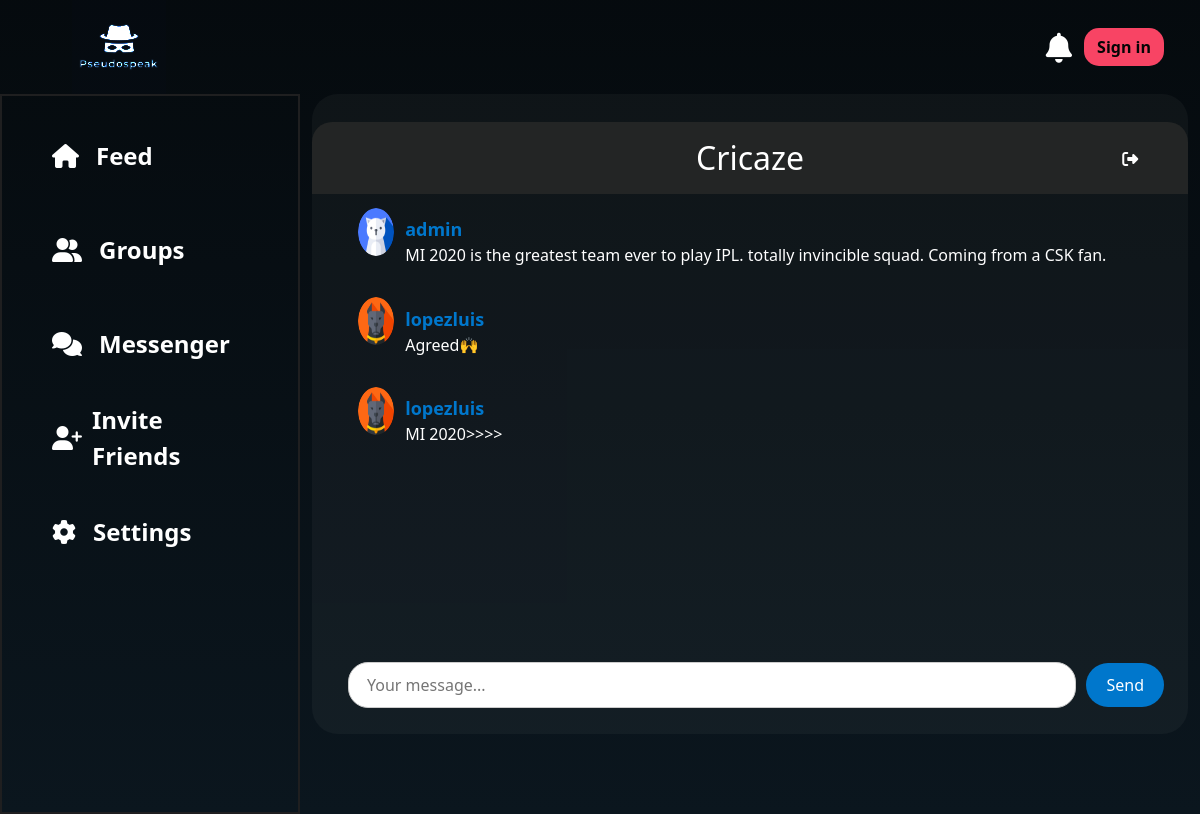
Screenshot of /room/categories/cricaze with the database file from the repository.
### room/models.py (models this page shows, shortened)
class Room(models.Model):
    users=models.ManyToManyField(User,related_name='joined_user')
    owner = models.ForeignKey(User, null=True, on_delete=models.CASCADE)
    description=models.TextField(default=None,blank=True,null=True)
    name=models.CharField(unique=True,max_length=255)
    slug=models.SlugField(unique=True)
    room_img=models.ImageField(null=True)
    category=models.ForeignKey(Category,null=True,on_delete=models.CASCADE)

class Message(models.Model):
    room = models.ForeignKey(Room, related_name='messages', on_delete=models.CASCADE)
    user=models.ForeignKey(User,null=True,on_delete=models.CASCADE)
    content=models.TextField()
    image=models.ImageField(null=True,blank=True,upload_to="images/")
    likes=models.IntegerField(null=True,default=0)
    view_count=models.IntegerField(null=True,default=0)
    date_added = models.DateTimeField(auto_now_add=True,null=True)
    parent_message = models.ForeignKey('self', null=True, blank=True, on_delete=models.CASCADE, related_name='replies')
    def decrypt_message(self):  # Replace with your actual secret key
        try:
            f=Fernet(settings.ENCRYPT_KEY)
            message_decrypted=f.decrypt(self.content)
            message_decoded=message_decrypted.decode('utf-8')
            return message_decoded
        except Exception as e:
            print(f"InvalidToken exception: {e.__cause__}")
            return "Invalid decryption token"
    class Meta:
        ordering = ('date_added',)

### main/models.py (models this page shows, shortened)
class Profile(models.Model):
    user=models.OneToOneField(User,null=True,on_delete=models.CASCADE)
    blocked_user=models.ManyToManyField(User,related_name="block_users",blank=True)
    profile_img=models.ImageField(null=True,blank=True,upload_to='images/')
    bio=models.CharField(null=True,max_length=51)
    follow=models.ManyToManyField(User,related_name='follow',blank=True)
    following=models.ManyToManyField(User,related_name='following',blank=True)

### room/views.py (the view, shortened to what this page needs)
# urls.py: path("room/",include("room.urls")),
def room(request, slug):
    room=Room.objects.get(slug=slug)
    room=Room.objects.get(slug=slug)
    messages=Message.objects.filter(room=room)
    return render(request, 'room/room.html', {'room': room, 'messages': messages})

### room/templates/room/room.html (shortened to what this page needs)
{% load static %}
<!DOCTYPE html>
<html lang="en">
  <head>
    <link
      href="https://cdn.jsdelivr.net/npm/bootstrap@5.3.1/dist/css/bootstrap.min.css"
      rel="stylesheet"
    />
    <link rel="stylesheet" href="{% static 'main/css/index.css' %}">
  </head>
  <body>
    <div class="wrapper">
    <nav class="navbar navbar-expand bg-body-tertiary">
      <div class="container-fluid">
        <a class="navbar-brand ms-5 nav-logo" href="{% url 'index' %}"
          ><img src="/media/images/pseudospeakLogo.jpg" alt=""></a
        >
        <div class="collapse navbar-collapse" id="navbarSupportedContent">
          <a href="{% url 'notification' username=request.user.username %}" style="margin-right: 10px;font-size: 30px;">
            <i class="fa-solid fa-bell"></i
              >
            </a>
          {% if user.is_authenticated %}
          <img
            id="profile_img_navbar"
            src="{{ user.profile.profile_img.url }}"
            alt=""
            style="
              width: 50px;
              height: 50px;
              border-radius: 50%;
              margin-right: 10px;
            "
          />
          <a href="{% url 'logout' %}" class="btn signbtn me-4">Logout</a>
          {% else %}
          <a href="{% url 'login_or_signup_view' %}" class="btn signbtn me-4"
            >Sign in</a
          >
          {% endif %}
        </div>
      </div>
    </nav>
    <div class="container-fluid">
      <div class="row content-1">
        <div class="col-3 content-1a res2 sidebar" id="sidebar">
          <ul>
            <li class="active">
              <i class="fa-solid fa-house"></i
              ><a href="{% url 'index' %}">Feed</a>
            </li>
            <li>
              <i class="fa-solid fa-user-group"></i
              ><a href="{% url 'rooms' name='recommended' %}">Groups</a>
            </li>
            <li>
              <i class="fa-solid fa-comments"></i
              ><a href="{% url 'messenger' %}">Messenger</a>
            </li>
            <li><i class="fa-solid fa-user-plus"></i>Invite Friends</li>
            <li>
              <i class="fa-solid fa-gear"></i
              ><a href="{% url 'settings' %}">Settings</a>
            </li>
          </ul>
        </div>
        <div class="col-9 chat-container">
          <div class="group-name">
            <h1>{{ room.name }}</h1>
            <div style="margin-top: -2vw">
              <button
                id="exit"
                style="
                  position: absolute;
                  right: 5%;
                  background-color: transparent;
                  border: none;
                "
              >
                <i class="fa-solid fa-right-from-bracket"></i>
              </button>
            </div>
          </div>
          <div class="lg:w-2/4 lg:mx-auto p-4 rounded-xl">
            <div class="chat-messages space-y-3" id="chat-messages">
              <p style="color: slategrey; position: relative; left: 25vw">{{room.owner}} created the group</p>
              {% for m in messages %}
              <div class="chat-message">
                <img class="user-profile-img1" src="{{m.user.profile.profile_img.url}}" alt="" />
                <div class="user-msg-pr">
                  <span>
                    <a href="{% url 'dashboard' profileId=m.user.username %}"><b>{{ m.user.username }} </b></a>
                  </span>
                  <span class="user-msg-pr1"> {{ m.decrypt_message }} </span>
                </div>
              </div>
              {% endfor %}
            </div>
          </div>
          <div class="msg-out w-80 mx-auto p-4 rounded-xl">
            <form method="post" action="." class="message-input-form">
              <input
                type="text"
                name="content"
                class="msg-in flex-1 mr-3 w-full rounded-l-lg"
                placeholder="Your message..."
                id="chat-message-input"
              />
              <button
                class="msg-button1"
                id="chat-message-submit"
              >
                Send
              </button>
            </form>
          </div>
        </div>
      </div>
    </div>
  </div>
  </body>
</html>

### main/static/main/css/index.css (style rules this page uses)
body { background: linear-gradient(to bottom, #000000 -85%, #0b161e 100%); color: white; overflow: hidden; }
.nav-logo { padding: 0; margin: -8px 90px; font-weight: bolder; font-family: serif; }
.nav-logo img { width: 50%; padding-left: 1vw; mix-blend-mode: color-dodge; }
.navbar.bg-body-tertiary { background-color: transparent !important; color: white; }
.signbtn { background-color: rgb(248, 68, 100); color: rgb(5, 5, 5); border-radius: 15px; font-family: "Segoe UI", Tahoma, Geneva, Verdana, sans-serif; font-weight: bold; }
.content-1 { height: 90vh; }
.content-1a { border: 2px solid #1f1f20; height: 90vh; }
.content-1a ul li { list-style: none; margin: 30px 18px; font-size: x-large; font-weight: 600; border-radius: 30px; padding-left: 20px; padding-top: 5px; height: 8vh; background: none; }
.content-1a ul { list-style-type: none; padding: 0; }
.content-1a li { display: flex; align-items: center; color: white; background-color: transparent; padding: 10px 15px; cursor: pointer; transition: background-color 0.2s ease; }
.content-1a i.fa-solid { font-size: 24px; margin-right: 10px; }
.content-1a li a { color: white; text-decoration: none; }
a { color: white; text-decoration: none; }

### room/templates/room/room.html (style rules this page uses)
.chat-container { background-color: hsla(0, 0%, 53%, 0.07); padding-top: 20px; display: flex; flex-direction: column; align-items: flex-start; width: 73%; height: 80vh; overflow-y: auto; border-radius: 26px; position: fixed; right: 1vw; }
.group-name { background-color: #232525; padding: 20px; text-align: center; width: 73%; max-height: 9vh; border-radius: 20px 20px 0px 0px; overflow: hidden; white-space: nowrap; text-overflow: ellipsis; display: flex; align-items: center; justify-content: center; position: fixed; top: 15%; right: 1vw; z-index: 999; }
.group-name h1 { font-size: 2rem; color: white; margin: 0; }
.group-name button { color: white; margin: 0; }
.message-input-form { display: flex; align-items: center; margin-top: 35px; position: fixed; top: 77%; left: 29%; width: 68vw; }
#chat-message-input { flex: 1; padding: 10px; border: 1px solid #ccc; border-radius: 20px; margin-right: 10px; width: 80%; padding-left: 18px; }
#chat-message-submit { padding: 10px 20px; border: none; background-color: #0077CC; color: white; border-radius: 5px; cursor: pointer; }
.chat-messages { width: 100%; margin: 20px auto; }
.chat-message { background-color: hsla(0, 0%, 53%, 0); color: white; padding: 10px; border-radius: 5px; margin-bottom: 10px; }
.chat-message b { font-weight: bold; color: #0077CC; font-size:large; }
body { background-color: #1f1f20; color: #e90ccb; overflow-y: hidden; }
.nav-logo { color: rgba(233, 11, 233, 0.973); font-size: xx-large; font-weight: bolder; font-family: serif; }
.navbar.bg-body-tertiary { background-color: transparent !important; color: white; }
.signbtn { background-color: #e90ccb; color: rgb(5, 5, 5); border-radius: 15px; font-family: "Segoe UI", Tahoma, Geneva, Verdana, sans-serif; font-weight: bold; }
a { color: white; text-decoration: none; margin-left: 7px; }
.content-1 { height: 90vh; }
.content-1a { border: 2px solid #1f1f20; height: 90vh; }
.content-1a ul li { list-style: none; margin: 30px 18px; font-size: x-large; font-weight: 600; border-radius: 30px; padding-left: 20px; padding-top: 5px; height: 8vh; background: none; }
.content-1a ul { list-style-type: none; padding: 0; }
.content-1a li { display: flex; align-items: center; color: rgba(233, 11, 233, 0.973); background-color: transparent; padding: 10px 15px; cursor: pointer; transition: background-color 0.2s ease; }
.content-1a i.fa-solid { font-size: 24px; margin-right: 10px; }
.content-1a li a { color: rgba(233, 11, 233, 0.973); text-decoration: none; }
.user-profile-img1 { width: 3vw; height: 6vh; overflow: hidden; border-radius: 57%; }
.message-input-form input { outline:none; padding-left:10px; }
#chat-message-submit { border-radius:30px; }
.user-msg-pr { display: inline-flex; flex-direction: column; }
.user-msg-pr1 { padding-left: 7px; }

### rows the page displays
Room: name "Cricaze"
Message: user.profile.profile_img (picture), user.username "admin", decrypt_message "MI 2020 is the greatest team ever to play IPL. totally invincible squad. Coming from a CSK fan."
Message: user.profile.profile_img (picture), user.username "lopezluis", decrypt_message "Agreed🙌"
Message: user.profile.profile_img (picture), user.username "lopezluis", decrypt_message "MI 2020>>>>"
